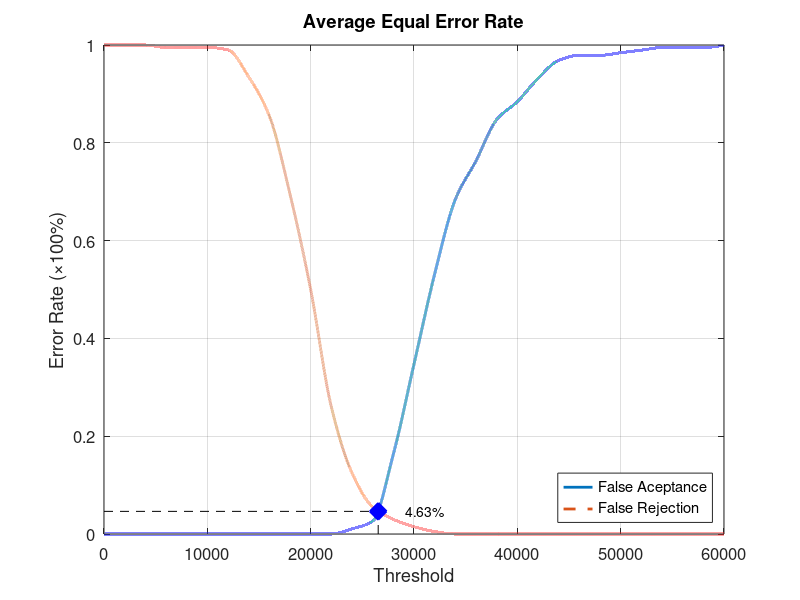
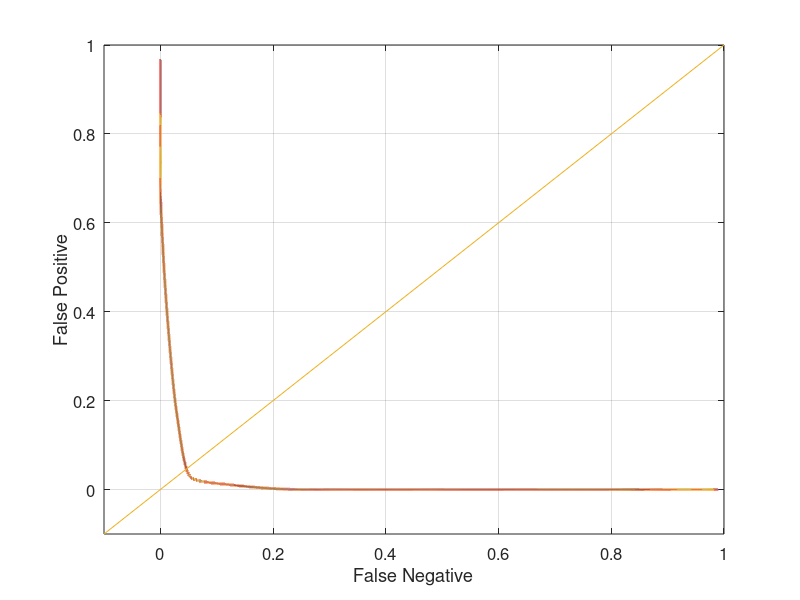

Reproduce these figures in MATLAB, in order.
function yEER = Database4_2
close all;
clear;
clc;
x = 0:2000:60000;
xq = 0:0.5:60000;

y0 = [0 0 0 0 0 0 0 0 0 0 0 0 0.0105263 0.0263158 0.163158 0.347368 0.531579 0.684211 0.763158 0.847368 0.884211 0.931579 0.968421 0.978947 0.978947 0.984211 0.989474 0.994737 0.994737 0.994737 1];
yy0 = interp1(x, y0, xq, 'pchip');
y1 = [1 1 1 0.995 0.995 0.995 0.99 0.935 0.855 0.695 0.5 0.26 0.125 0.055 0.03 0.015 0.005 0 0 0 0 0 0 0 0 0 0 0 0 0 0];
yy1 = interp1(x, y1, xq, 'pchip');

% Calculating EER: 
y2 = abs(y0 - y1);
find(y2 == min(y2))
yy2 = abs(yy0 - yy1);
xEER = find(yy2 == min(yy2));
xEERIndex = xq(xEER) % X-axis EER
yEER = yy0(xEER) % Y-axis EER

main = figure
plot(xq, yy0,'-','LineWidth', 2);	hold on
plot(xq, yy1,'--','LineWidth', 2);	hold on
plot([xEERIndex xEERIndex], [0 yEER], 'k--');	hold on
plot([0 xEERIndex], [yEER yEER], 'k--');	hold on
plot(xEERIndex, yEER, 'bx', 'LineWidth', 10);	hold on
text(xEERIndex + 10 * xEERIndex / 100, yEER, [num2str(round((10000 * yEER)) / 100) '%'])
legend('False Aceptance', 'False Rejection', 'Location', 'SouthEast')
xlabel('Threshold')
ylabel('Error Rate (\times100%)')
title('Average Equal Error Rate')
set(gca, 'FontSize', 12)
axis([0 60000 0 1])
grid on

print(main, 'Database4_2Main', '-dpng');
FNRxFPR = figure('Color', [1 1 1]);
plot(yy1, yy0, '-', yy1, yy0, 'LineWidth', 2);
hold on
y = -0.1:0.1:1
plot(y, y); 
set(gca, 'FontSize', 12)
xlabel('False Negative')
ylabel('False Positive')
axis([-0.1 1 -0.1 1])
set(gca, 'FontSize', 12)
grid on

print(FNRxFPR, 'Database4_2FNRxFPR','-dpng');
end
